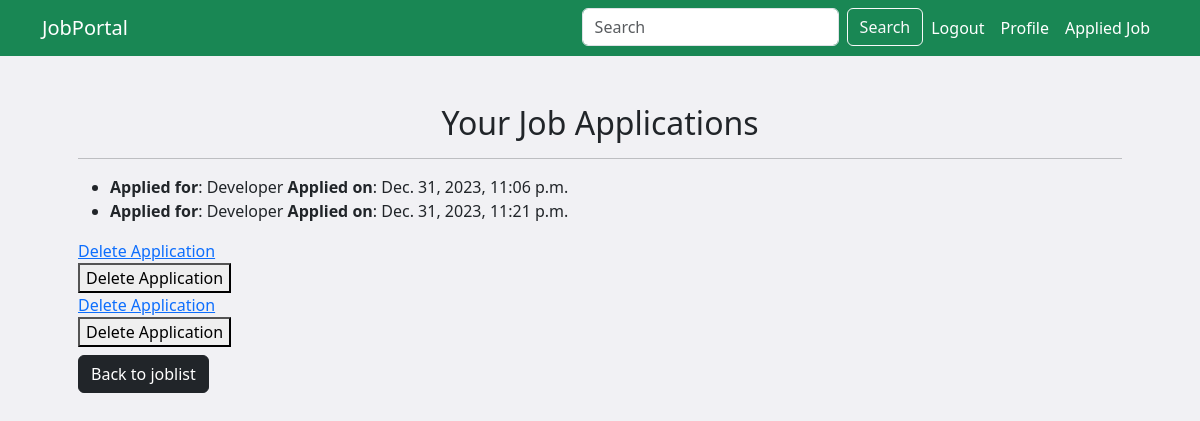
Before: /your/applications/ (signed in) with the older database file.
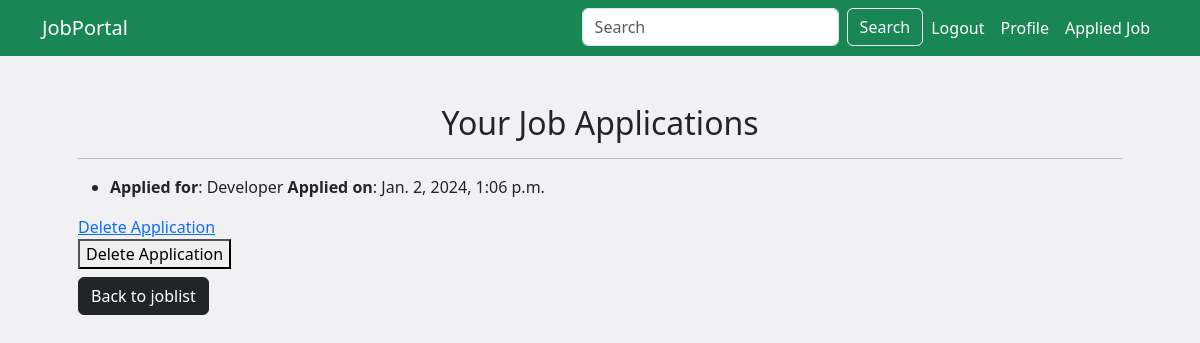
After: the same page with the newer database file.
### app/models.py (models this page shows, shortened)
class JobApplication(models.Model):
    job_seeker = models.ForeignKey(CustomUser, on_delete=models.CASCADE)
    job_post = models.ForeignKey(JobPost, on_delete=models.CASCADE)
    application_date = models.DateTimeField(auto_now_add=True)
    resume = models.FileField(upload_to='resume/')

class JobPost(models.Model):
    recruiter = models.ForeignKey(CustomUser, on_delete=models.CASCADE)
    title = models.CharField(max_length=255)
    openings = models.PositiveIntegerField()
    category = models.ForeignKey(Category, on_delete=models.CASCADE)
    description = models.TextField()
    skill_set = models.ManyToManyField(Skills)
    posted_at = models.DateTimeField(auto_now_add=True)
    updated_at = models.DateTimeField(auto_now=True)

### app/views.py (the view)
# urls.py: path('your/applications/', views.user_applications, name="user_applications"),
@login_required(login_url='login')
def user_applications(request):
    user_applications = JobApplication.objects.filter(job_seeker=request.user)
    return render(request, 'jobseeker/appliedjob.html', {'user_applications': user_applications})

### app/templates/jobseeker/appliedjob.html (shortened to what this page needs)
{% extends "../base.html" %}
{% block content %}
<div class="container p-5">
    <h2 class="text-center">Your Job Applications</h2>
    <hr>
    {% if user_applications %}
        <ul>
            {% for application in user_applications %}
                <li>
                    <strong>Applied for</strong>: {{ application.job_post.title }}
                    <strong>Applied on</strong>: {{ application.application_date }}
                </li>
            {% endfor %}
        </ul>
    {% else %}
        <p>You haven't applied to any job posts yet.</p>
    {% endif %}
            <div class="row">
                {% for application in user_applications %}
                <a href="{% url 'delete_application' application.id %}" >Delete Application</a>
                <form action="{% url 'delete_application' application.id %}" method="post">
                    <button type="submit">Delete Application</button>
                </form>
            {% endfor %}
            </div>
    <a href="{% url 'job_list' %}" class="btn btn-dark mt-2">Back to joblist</a>
</div>
{% endblock content %}

Changed rows visible on the page:
removed JobApplication: job_post "Developer", application_date "Dec. 31, 2023, 11:06 p.m."
removed JobApplication: job_post "Developer", application_date "Dec. 31, 2023, 11:21 p.m."
added JobApplication: job_post "Developer", application_date "Jan. 2, 2024, 1:06 p.m."
